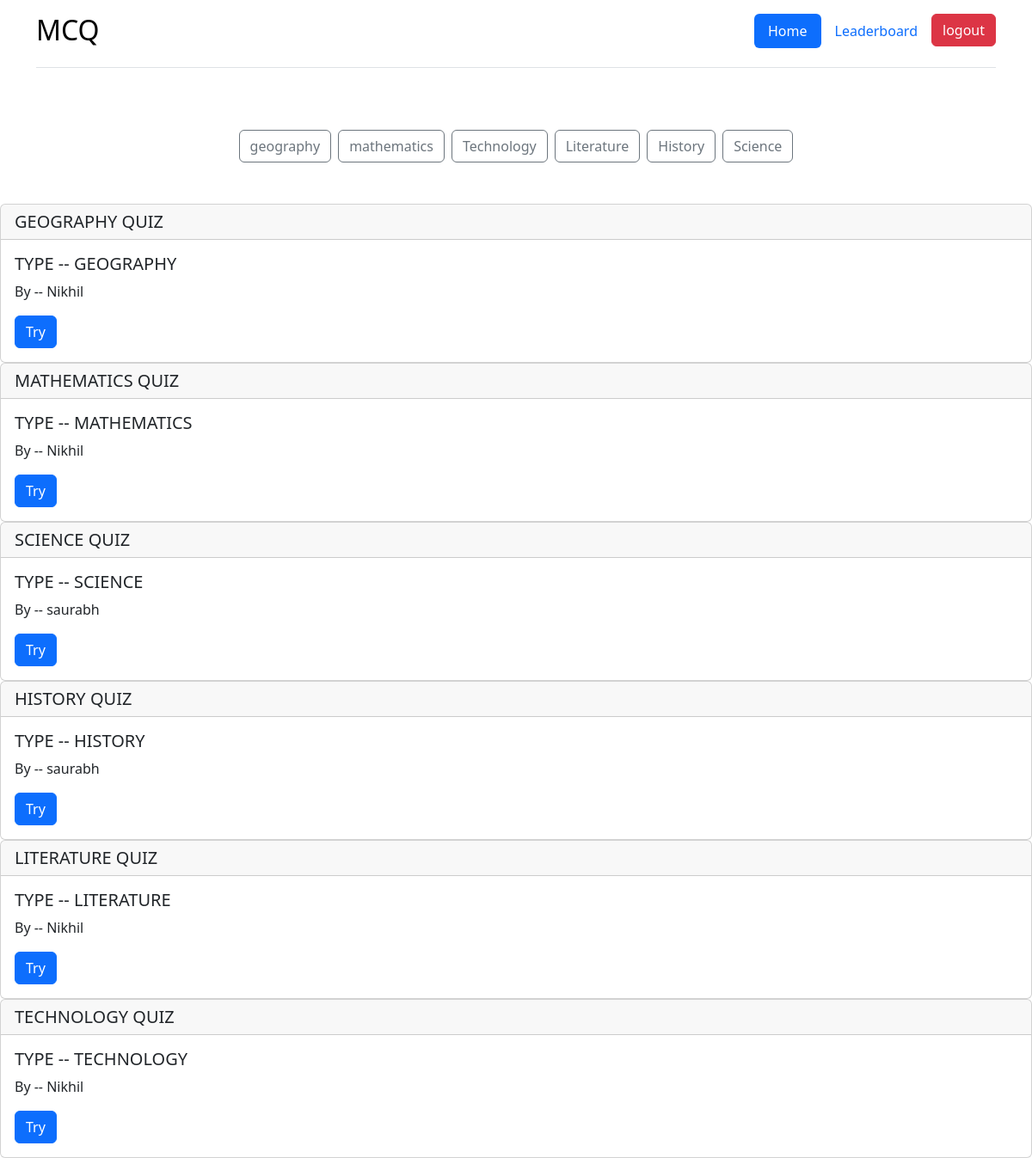
Screenshot of /mcq_web/ (signed in) with the database file from the repository.
### mcq_web/models.py (models this page shows, shortened)
class Quiz_types(models.Model):
    type_name = models.CharField(max_length=50)
    id = models.AutoField(primary_key=True)
    def __str__(self):
        return f"{self.type_name}"

class quiz_data(models.Model):
    id = models.AutoField(primary_key=True)
    quiz_name = models.ManyToManyField(Q_name)
    quiz_type = models.OneToOneField(Quiz_types,on_delete=models.CASCADE)
    quiz = models.ManyToManyField(quiz)
    quiz_creator = models.ForeignKey(User,on_delete=models.CASCADE)
    quiz_details = models.TextField(max_length=100,null=True,blank=True)

### mcq_web/views.py (the view)
# urls.py: path('', views.show_quiz, name="quiz_show"),
@login_required
def show_quiz(request):
    quizes = quiz_data.objects.all()
    quiz_types = Quiz_types.objects.all()
    user = User.objects.all()
    name = None
    for quiz in quizes:
        for quz in quiz.quiz_name.all():
            name = quz.quiz_name
    details = {'quiz':quizes,'quiz_types':quiz_types,'user':user,"name":name}
    return render(request,'show_quiz.html',{'details':details})

### mcq_web/templates/show_quiz.html (shortened to what this page needs)
{% extends "index.html" %}
{% block navbar %}
<div class="container">
    <header class="d-flex flex-wrap justify-content-center py-3 mb-4 border-bottom">
      <a href="{% url 'quiz_show' %}" class="d-flex align-items-center mb-3 mb-md-0 me-md-auto link-body-emphasis text-decoration-none">
        <h2>MCQ</h2>
      </a>
      <ul class="nav nav-pills">
        <li class="nav-item"><a href="{% url 'quiz_show' %}" class="nav-link active" aria-current="page">Home</a></li>
        <li class="nav-item"><a href="{% url 'leaderbord' %}" class="nav-link">Leaderboard</a></li>
        <li class="nav-item">
        {% if user.is_authenticated %}
      <form action="{% url 'logout' %}" method="post">
        <button class= "btn btn-danger" type="submit">logout</button>
      </form>
      {% else %}
      <li class="nav-item"><a href=" {% url 'login' %}" class="nav-link">login</a></li>
      {% endif %}
        </li>
      </ul>
    </header>
  </div>
  <div class="d-flex gap-2 justify-content-center py-5">
    {% for quiz_type in details.quiz_types %}
    <a class="btn btn-outline-secondary d-flex " href = "{% url 'ShortedQuizTypes' quiz_type.id%}" >
      {{quiz_type.type_name}}
    </a>
    {% endfor %}
  </div>
{% endblock %}
{% block content %}
{% for quiz in details.quiz %}
<div class="card">
    <h5 class="card-header">{{quiz.quiz_type|upper}} QUIZ</h5>
    <div class="card-body">
      <h5 class="card-title"> TYPE -- {{quiz.quiz_type|upper}}</h5>
      <p class="card-text">By -- {{quiz.quiz_creator}} </p>
      <a href="{% url 'takequiz' quiz.id%}" class="btn btn-primary">Try</a>
    </div>
  </div>
    {% endfor %}
{% endblock %}

### templates/index.html (shortened to what this page needs)
{% load static %}
<!DOCTYPE html>
<html lang="en">
<head>
    <link href="https://cdn.jsdelivr.net/npm/bootstrap@5.3.3/dist/css/bootstrap.min.css" rel="stylesheet">
    {% block css %}
    <link rel="stylesheet" href="{% static 'css/style.css' %}" >
    {% endblock %}
</head>
<body>
    {% block navbar %}{% endblock %}
    {% block content %}{% endblock %}
</body>
</html>

### rows the page displays
Quiz_types: type_name "geography"
Quiz_types: type_name "mathematics"
Quiz_types: type_name "Technology"
Quiz_types: type_name "Literature"
Quiz_types: type_name "History"
Quiz_types: type_name "Science"
quiz_data: quiz_type "GEOGRAPHY", quiz_creator "Nikhil"
quiz_data: quiz_type "MATHEMATICS", quiz_creator "Nikhil"
quiz_data: quiz_type "SCIENCE", quiz_creator "saurabh"
quiz_data: quiz_type "HISTORY", quiz_creator "saurabh"
quiz_data: quiz_type "LITERATURE", quiz_creator "Nikhil"
quiz_data: quiz_type "TECHNOLOGY", quiz_creator "Nikhil"
